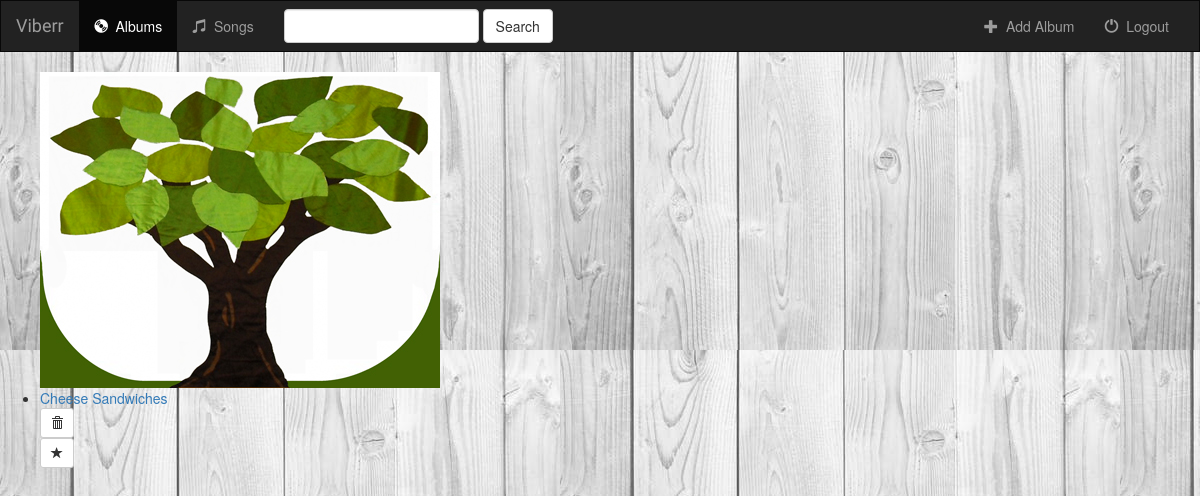
The app's page /music/ with its own data.
### music/models.py (models this page shows, shortened)
class Album(models.Model):
    artist = models.CharField(max_length=250)
    album_title = models.CharField(max_length=500)
    genre = models.CharField(max_length=100)
    album_logo = models.FileField()

### music/views.py (the view)
class IndexView(generic.ListView):
    template_name = 'music/index.html'
    context_object_name = 'all_albums'
    def get_queryset(self):
        return Album.objects.all()

### music/templates/music/index.html (shortened to what this page needs)
{% extends 'music/base.html' %}
{% block body %}
        <ul>
            {% for album in all_albums %}
                <li>
                    <a href="{% url 'music:detail' album.id %}">
                        <img src="{{ album.album_logo.url }}" class="img-responsive">
                    </a>
                    <a href="{% url 'music:detail' album.id %}">{{ album.album_title }}</a>
                    <form action="{% url 'music:album-delete' album.id %}" method="post" >
                        <button type="submit" class="btn btn-default btn-sm">
                            <span class="glyphicon glyphicon-trash"></span>
                        </button>
                    </form>
                    <a href="#" class="btn btn-default btn-sm btn-favorite">
                        <span class="glyphicon glyphicon-star {% if album.is_favorite  %}active{% endif %}"></span>
                    </a>
                </li>
            {% endfor %}
        </ul>
{% endblock %}

### music/static/music/style.css (style rules this page uses)
body { background: white url("images/background.jpeg"); }

### records on screen
Album: album_logo (picture), album_title "Cheese Sandwiches"
